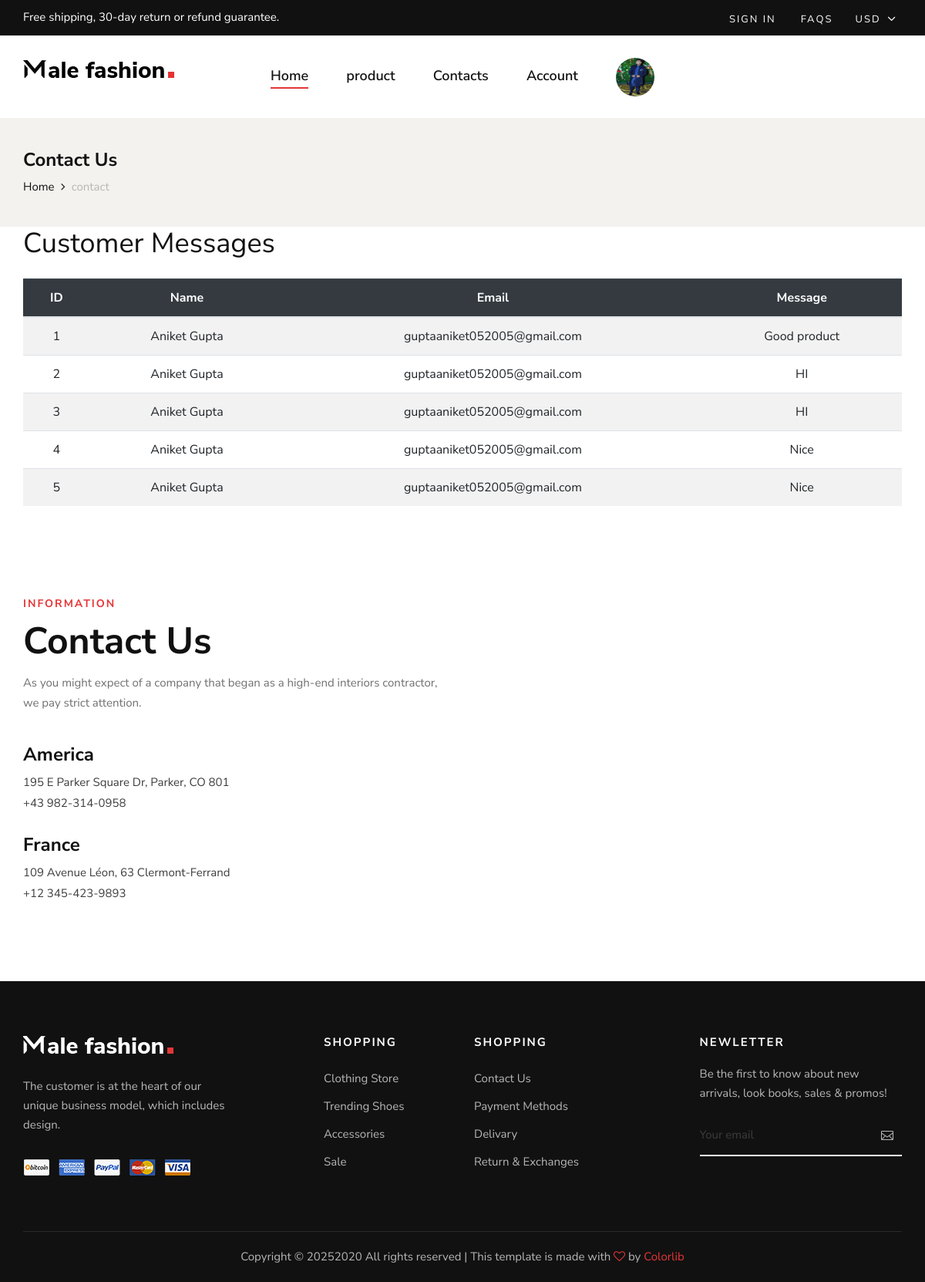
Before: /contact/ (signed in) with the older database file.
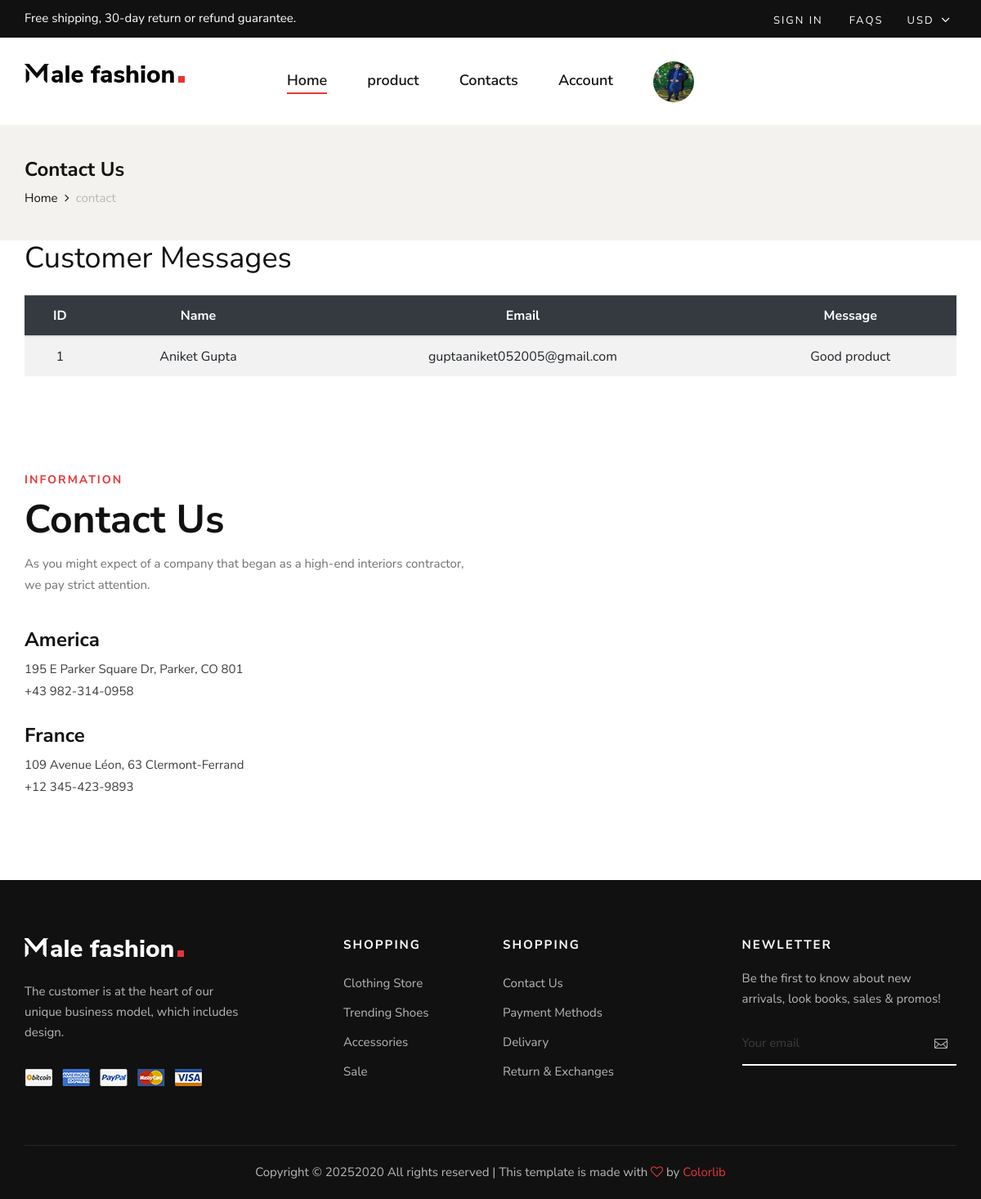
After: the same page with the newer database file.
### myapp/models.py (models this page shows, shortened)
class Contact(models.Model):
    fname = models.CharField(max_length=100)
    lname = models.CharField(max_length=100)
    email = models.EmailField()
    message = models.TextField()

### myapp/views.py (the view, shortened to what this page needs)
# urls.py: path('contact/',views.contact,name='contact'),
def contact(request):
    try:
        user = User.objects.get(email=request.session['email'])
        if user.usertype == "buyer":
            return render(request, 'contact.html')
        else:
            contacts = Contact.objects.all().order_by('id')
            return render(request, 'seller-contact.html', {'contacts': contacts})
    except:
        return render(request, 'contact.html')

### myapp/templates/seller-contact.html (shortened to what this page needs)
{% extends 'seller-header.html'%}
{% load static %}
{% block content %}
<!DOCTYPE html>
<html lang="zxx">
<head>
</head>
<body>
    <section class="breadcrumb-option">
        <div class="container">
            <div class="row">
                <div class="col-lg-12">
                    <div class="breadcrumb__text">
                        <h4>Contact Us</h4>
                        <div class="breadcrumb__links">
                            <a href="/">Home</a>
                            <span> contact</span>
                        </div>
                    </div>
                </div>
            </div>
        </div>
    </section>
		<div class="untree_co-section">
			<div class="container">
				<div class="row">
					<div class="col-12">
						<h2 class="mb-4">Customer Messages</h2>
						{% if contacts %}
						<div class="table-responsive">
							<table class="table table-striped table-hover">
								<thead class="table-dark">
									<tr class="text-center">
										<th>ID</th>
										<th>Name</th>
										<th>Email</th>
										<th>Message</th>
									</tr>
								</thead>
								<tbody>
									{% for contact in contacts %}
									<tr>
										<td class="text-center">{{ contact.id }}</td>
										<td  class="text-center">{{ contact.fname }} {{ contact.lname }}</td>
										<td  class="text-center">{{ contact.email }}</td>
										<td  class="text-center">{{ contact.message|truncatewords:10 }}</td>
									</tr>
									{% endfor %}
								</tbody>
							</table>
						</div>
						{% else %}
						<div class="alert alert-info">
							No contact messages yet.
						</div>
						{% endif %}
					</div>
				</div>
			</div>
		</div>
    <section class="contact spad" >
        <div class="container" >
            <div class="row"  >
                <div class="col-lg-6 col-md-6">
                    <div class="contact__text"  >
                        <div class="section-title">
                            <span>Information</span>
                            <h2>Contact Us</h2>
                            <p>As you might expect of a company that began as a high-end interiors contractor, we pay
                                strict attention.</p>
                        </div>
                        <ul>
                            <li>
                                <h4>America</h4>
                                <p>195 E Parker Square Dr, Parker, CO 801 <br />+43 982-314-0958</p>
                            </li>
                            <li>
                                <h4>France</h4>
                                <p>109 Avenue Léon, 63 Clermont-Ferrand <br />+12 345-423-9893</p>
                            </li>
                        </ul>
                    </div>
                </div>
                </div>
            </div>
    </section>
</body>
</html>
{% endblock%}

### myapp/templates/seller-header.html (shortened to what this page needs)
{% load static %}
<!DOCTYPE html>
<html lang="zxx">
<head>
    <link rel="stylesheet" href="{% static 'css/bootstrap.min.css' %}" type="text/css">
    <link rel="stylesheet" href="{% static 'css/font-awesome.min.css' %}" type="text/css">
    <link rel="stylesheet" href="{% static 'css/elegant-icons.css' %}" type="text/css">
    <link rel="stylesheet" href="{% static 'css/magnific-popup.css' %}" type="text/css">
    <link rel="stylesheet" href="{% static 'css/nice-select.css' %}" type="text/css">
    <link rel="stylesheet" href="{% static 'css/owl.carousel.min.css' %}" type="text/css">
    <link rel="stylesheet" href="{% static 'css/slicknav.min.css' %}" type="text/css">
    <link rel="stylesheet" href="{% static 'css/style.css' %}" type="text/css">
</head>
<body>
    <header class="header">
        <div class="header__top">
            <div class="container">
                <div class="row">
                    <div class="col-lg-6 col-md-7">
                        <div class="header__top__left">
                            <p>Free shipping, 30-day return or refund guarantee.</p>
                        </div>
                    </div>
                    <div class="col-lg-6 col-md-5">
                        <div class="header__top__right">
                            <div class="header__top__links">
                                <a href="#">Sign in</a>
                                <a href="#">FAQs</a>
                            </div>
                            <div class="header__top__hover">
                                <span>Usd <i class="arrow_carrot-down"></i></span>
                            </div>
                        </div>
                    </div>
                </div>
            </div>
        </div>
        <div class="container">
            <div class="row">
                <div class="col-lg-3 col-md-3">
                    <div class="header__logo">
                        <a href="/"><img src="{% static 'img/logo.png' %}" alt=""></a>
                    </div>
                </div>
                <div class="col-lg-6 col-md-6">
                    <nav class="header__menu mobile-menu">
                        <ul>
                            <li class="active"><a href="/">Home</a></li>
                            <li><a href="#">product</a>
                            </li>
                             <li><a href="{% url 'contact' %}">Contacts</a></li>
                              <li><a href="#">Account</a>
                            </li>
                               {% if request.session.profile_picture %}
                            <li><a href="{% url 'profile' %}">
                             <img src="{{request.session.profile_picture}}" style="width: 50px;height:50px;border-radius: 50%;">
                            </a>
                            </li>
                            {% endif %}
                        </ul>
                    </nav>
                </div>
        </div>
    </header>
     {% block content %}
     {% endblock %}
    <footer class="footer">
        <div class="container">
            <div class="row">
                <div class="col-lg-3 col-md-6 col-sm-6">
                    <div class="footer__about">
                        <div class="footer__logo">
                            <a href="#"><img src=" {% static 'img/footer-logo.png' %}" alt=""></a>
                        </div>
                        <p>The customer is at the heart of our unique business model, which includes design.</p>
                        <a href="#"><img src=" {% static 'img/payment.png' %}" alt=""></a>
                    </div>
                </div>
                <div class="col-lg-2 offset-lg-1 col-md-3 col-sm-6">
                    <div class="footer__widget">
                        <h6>Shopping</h6>
                        <ul>
                            <li><a href="#">Clothing Store</a></li>
                            <li><a href="#">Trending Shoes</a></li>
                            <li><a href="#">Accessories</a></li>
                            <li><a href="#">Sale</a></li>
                        </ul>
                    </div>
                </div>
                <div class="col-lg-2 col-md-3 col-sm-6">
                    <div class="footer__widget">
                        <h6>Shopping</h6>
                        <ul>
                            <li><a href="#">Contact Us</a></li>
                            <li><a href="#">Payment Methods</a></li>
                            <li><a href="#">Delivary</a></li>
                            <li><a href="#">Return & Exchanges</a></li>
                        </ul>
                    </div>
                </div>
                <div class="col-lg-3 offset-lg-1 col-md-6 col-sm-6">
                    <div class="footer__widget">
                        <h6>NewLetter</h6>
                        <div class="footer__newslatter">
                            <p>Be the first to know about new arrivals, look books, sales & promos!</p>
                            <form action="#">
                                <input type="text" placeholder="Your email">
                                <button type="submit"><span class="icon_mail_alt"></span></button>
                            </form>
                        </div>
                    </div>
                </div>
            </div>
            <div class="row">
                <div class="col-lg-12 text-center">
                    <div class="footer__copyright__text">
                        <p>Copyright ©
                            2020
                            All rights reserved | This template is made with <i class="fa fa-heart-o"
                            aria-hidden="true"></i> by <a href="https://colorlib.com" target="_blank">Colorlib</a>
                        </p>
                    </div>
                </div>
            </div>
        </div>
    </footer>
</body>
</html>

Changed rows visible on the page:
removed Contact: id "2", fname "Aniket", lname "Gupta", email "guptaaniket052005@gmail.com", message "HI"
removed Contact: id "3", fname "Aniket", lname "Gupta", email "guptaaniket052005@gmail.com", message "HI"
removed Contact: id "4", fname "Aniket", lname "Gupta", email "guptaaniket052005@gmail.com", message "Nice"
removed Contact: id "5", fname "Aniket", lname "Gupta", email "guptaaniket052005@gmail.com", message "Nice"
